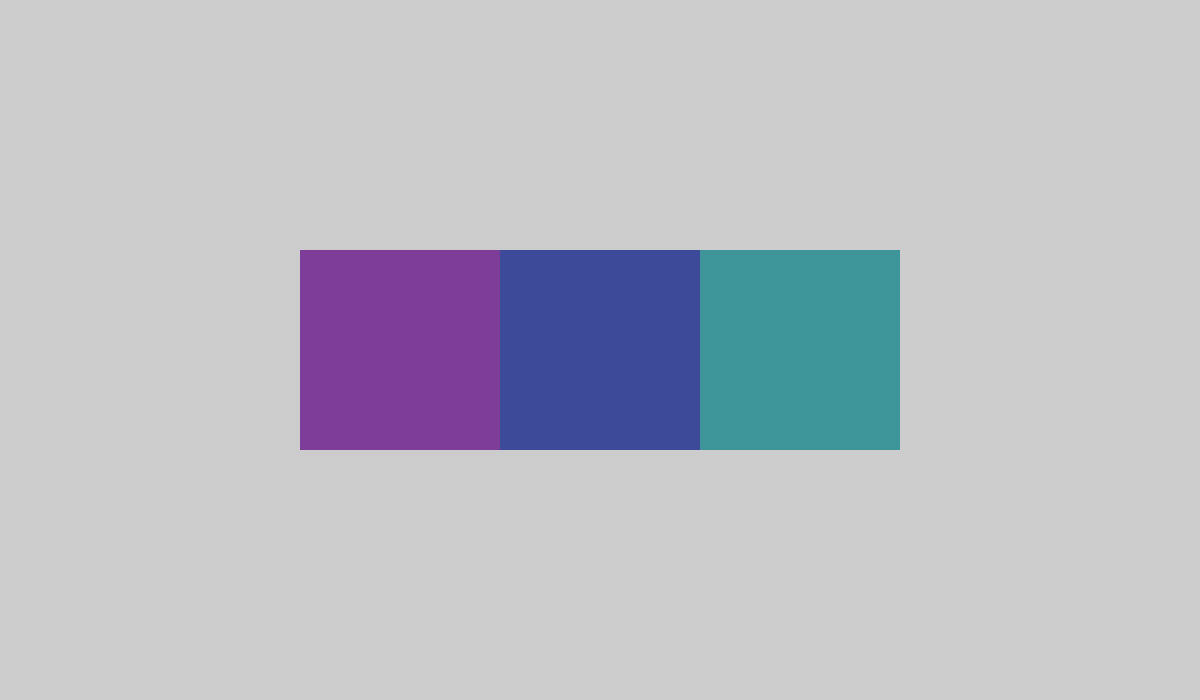
Frame 1 (no input)
Frame 60 (the mouse pressed at the canvas centre just before this capture): identical to frame 1, image omitted
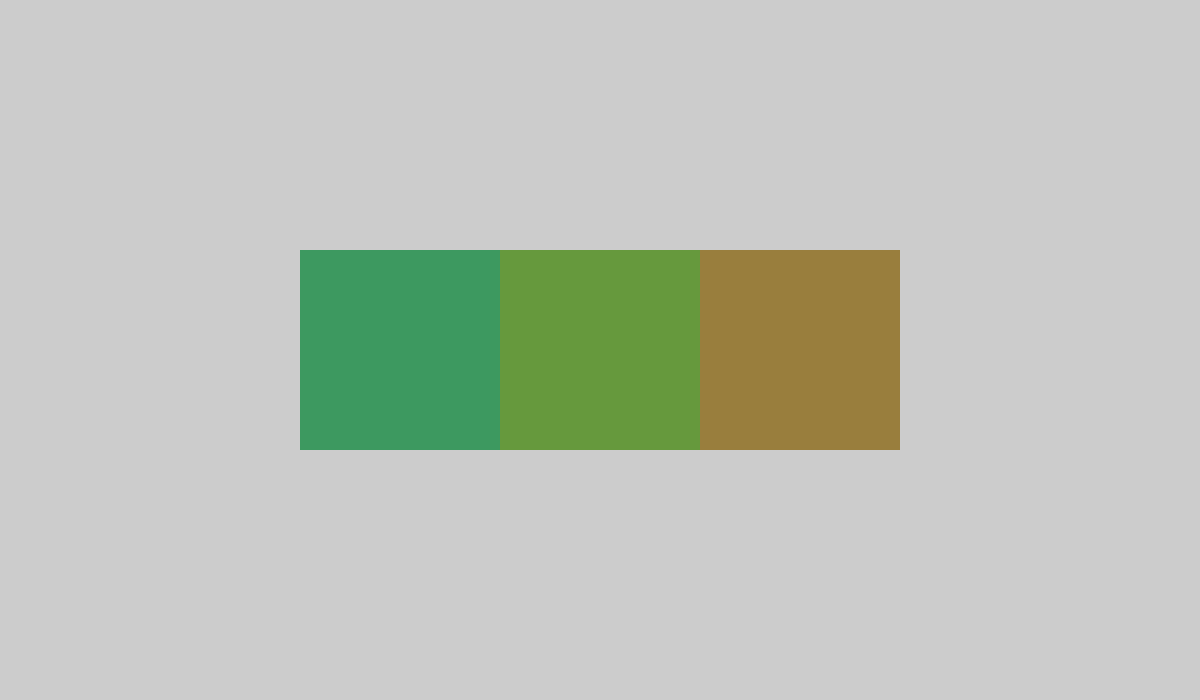
Frame 120 (the mouse held since frame 60 and released just before this capture)

The Processing sketch that drew these frames (run headless with seeded random() and noise(); from frame 60 on, the mouse is pressed at the canvas centre):

// Processing sketch: es506b
// ── es506b.pde
boolean change = false;
int hue1;
int hue2;
int hue3;
int saturation;
int brightness;
color c;

void setup() {
  size(1200,700);
  hue1 = (int)random(0,360);
}

void draw() {
  hue2 = hue1+50;
  hue3 = hue1-50;
  noStroke();
  colorMode(HSB, 360,100,100);
  rectMode(CENTER); 
  saturation = 60;
  brightness = 60;
  fill(hue2, saturation, brightness);
  rect(width/2-200,height/2, 200, 200);
  fill(hue1, saturation, brightness);
  rect(width/2,height/2, 200, 200);
  fill(hue3, saturation, brightness);
  rect(width/2+200,height/2, 200, 200);
}

void mousePressed() {
  hue1 = (int)random(0,360);
}
